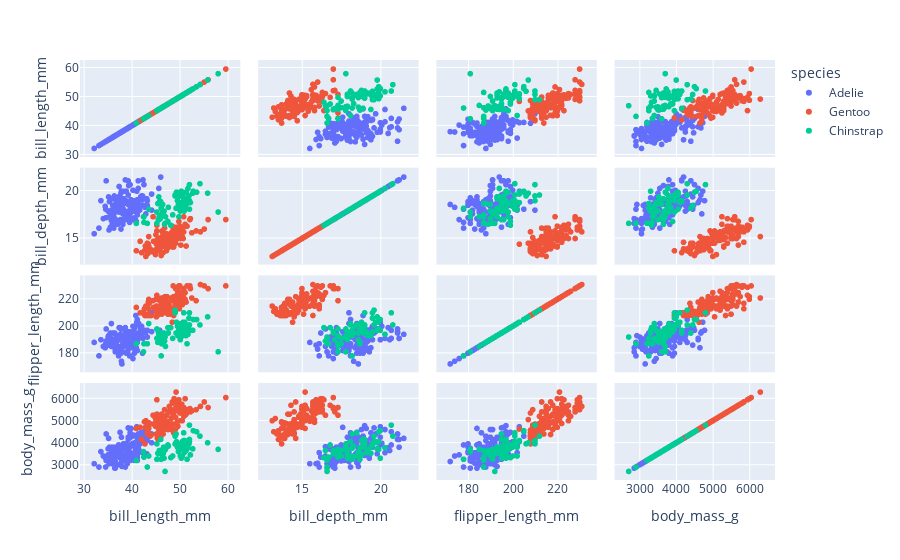

This figure's notebook cell:
### Code cell
# Crear una matriz de gráficos de dispersión interactiva con Plotly Express
# - 'dimensions': las columnas numéricas a comparar entre sí
# - 'color': colorear los puntos según la especie ('species')
# Esto permite visualizar relaciones y patrones entre las variables para cada especie
fig = px.scatter_matrix(df,dimensions=['bill_length_mm','bill_depth_mm','flipper_length_mm','body_mass_g'],color='species')
fig.show()
